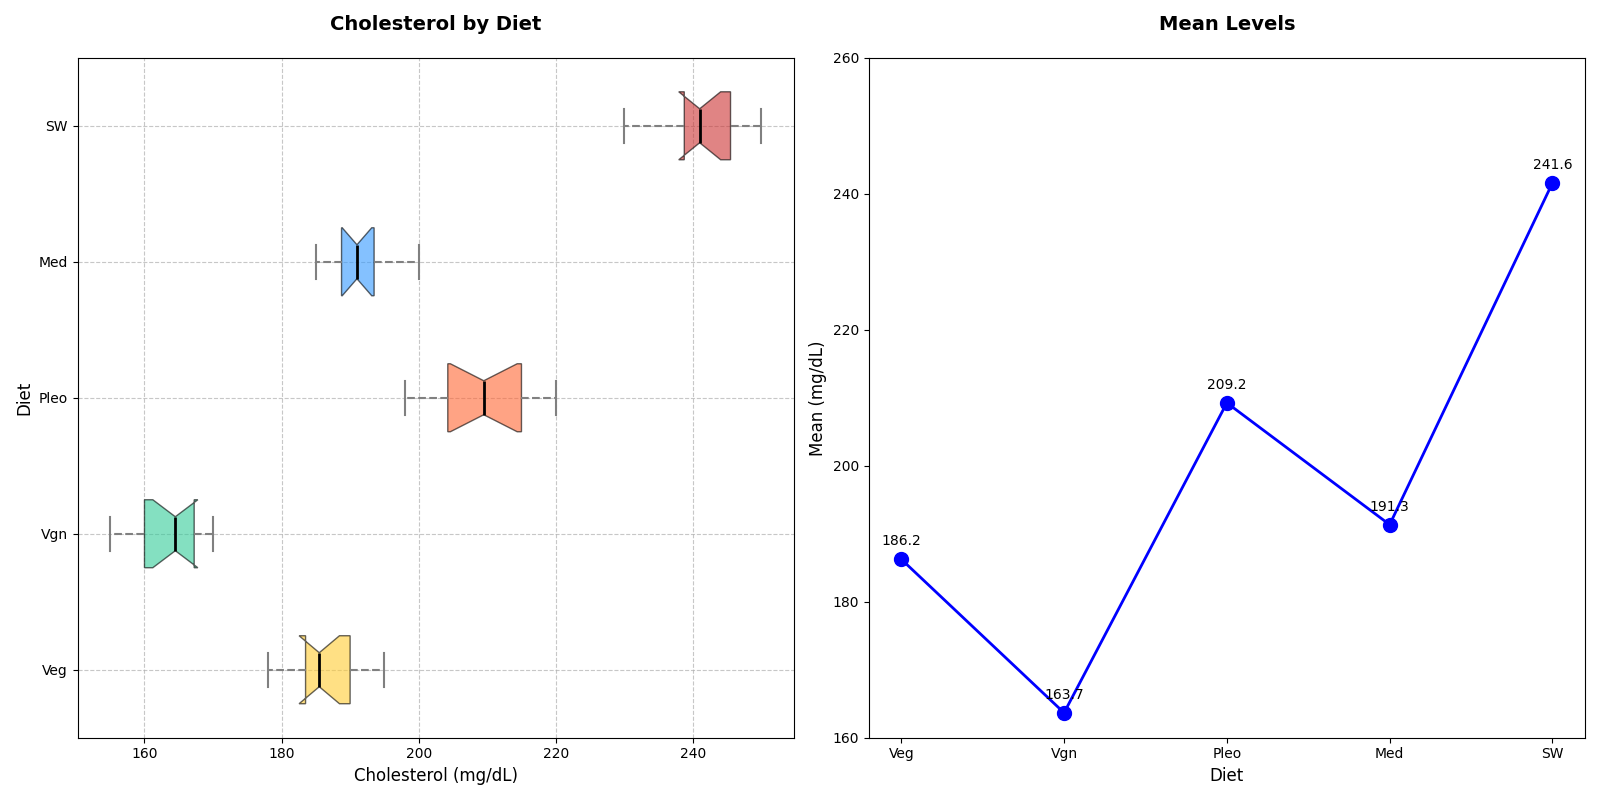

This chart was generated by the following Python code:
import matplotlib.pyplot as plt
import numpy as np

# Cholesterol levels permuted within each diet group
diets = ['Veg', 'Vgn', 'Pleo', 'Med', 'SW']
cholesterol_levels = {
    'Veg': [192, 182, 180, 184, 195, 190, 178, 188, 185, 190, 186, 185],
    'Vgn': [167, 165, 168, 160, 170, 155, 164, 162, 160, 158, 165, 170],
    'Pleo': [217, 215, 209, 202, 210, 198, 220, 213, 205, 200, 215, 207],
    'Med': [188, 190, 195, 192, 195, 193, 190, 187, 189, 185, 192, 200],
    'SW': [245, 240, 239, 250, 242, 230, 245, 238, 247, 240, 235, 248]
}

data = [np.array(cholesterol_levels[diet]) for diet in diets]

fig, axes = plt.subplots(1, 2, figsize=(16, 8))

# Horizontal box plot
bplot1 = axes[0].boxplot(data, vert=False, patch_artist=True, labels=diets, notch=True, whis=1.5)

colors = ['#FFCC33', '#33CC99', '#FF6633', '#3399FF', '#CC3333']
for patch, color in zip(bplot1['boxes'], colors):
    patch.set_facecolor(color)
    patch.set_alpha(0.6)

for whisker in bplot1['whiskers']:
    whisker.set(color='gray', linewidth=1.5, linestyle='--')

for cap in bplot1['caps']:
    cap.set(color='gray', linewidth=1.5)

for median in bplot1['medians']:
    median.set(color='black', linewidth=2)

for flier in bplot1['fliers']:
    flier.set(marker='o', color='#FF33CC', alpha=0.5)

axes[0].set_title('Cholesterol by Diet', fontsize=14, fontweight='bold', pad=20)
axes[0].set_xlabel('Cholesterol (mg/dL)', fontsize=12)
axes[0].set_ylabel('Diet', fontsize=12)
axes[0].grid(True, linestyle='--', which='both', alpha=0.7)

mean_cholesterol = [np.mean(levels) for levels in data]

# Line plot for mean levels
axes[1].plot(diets, mean_cholesterol, marker='o', color='b', linestyle='-', linewidth=2, markersize=10)
axes[1].set_title('Mean Levels', fontsize=14, fontweight='bold', pad=20)
axes[1].set_xlabel('Diet', fontsize=12)
axes[1].set_ylabel('Mean (mg/dL)', fontsize=12)
axes[1].set_ylim(160, 260)

for i, mean_val in enumerate(mean_cholesterol):
    axes[1].annotate(f'{mean_val:.1f}', (diets[i], mean_val),
                     textcoords="offset points", xytext=(0, 10), ha='center', fontsize=10)

plt.tight_layout()
plt.show()
